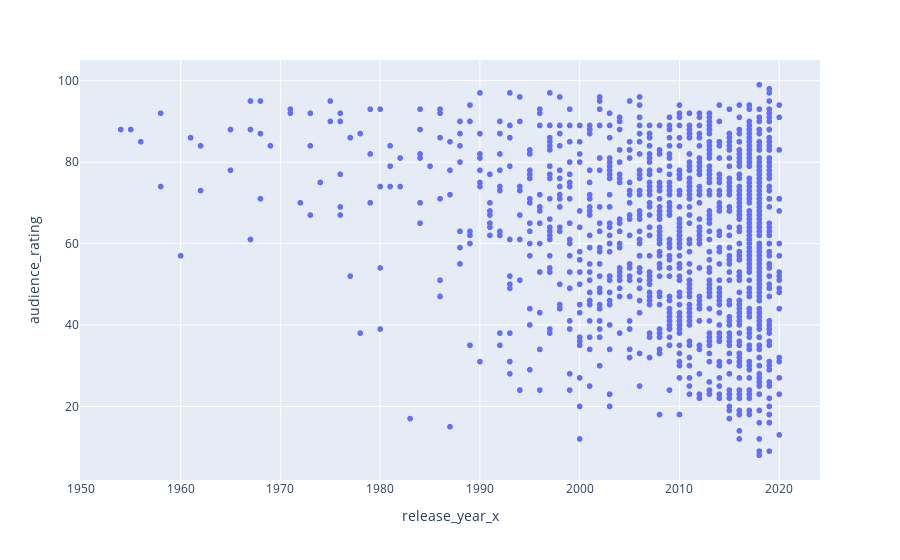
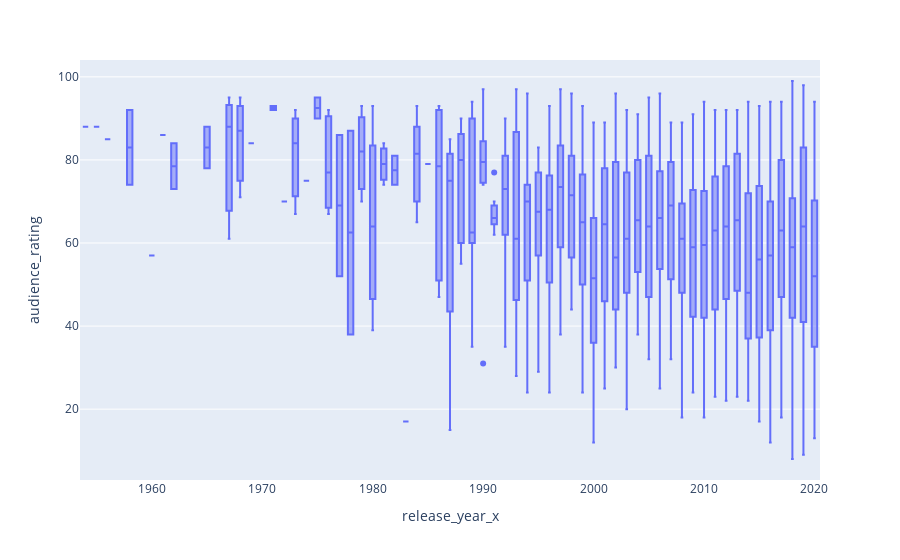

Here is the notebook cell these charts were saved with, in order:
### Code cell
scatter_fig = px.scatter(
  data_frame=audience_rating_df,
  y="audience_rating",
  x="release_year_x",
)

box_fig = px.box(
  data_frame=audience_rating_df,
  y="audience_rating",
  x="release_year_x",
)

scatter_fig.show()
box_fig.show()

movies_1971 = audience_rating_df[audience_rating_df["release_year_x" == 1971]]
print(movies_1971)

### Figure 1 — Plotly figure (JSON) as saved in the notebook; plotly's stock layout.template omitted (floating-point values rounded to 4 significant figures; data arrays with more than 128 entries replaced by an {"elided": "..."} marker saying what was removed)
{"data": [{"hovertemplate": "release_year_x=%{x}<br>audience_rating=%{y}<extra></extra>", "legendgroup": "", "marker": {"color": "#636efa", "symbol": "circle"}, "mode": "markers", "name": "", "showlegend": false, "type": "scattergl", "x": {"elided": "1278 int values"}, "xaxis": "x", "y": {"elided": "1278 int values"}, "yaxis": "y"}], "layout": {"legend": {"tracegroupgap": 0}, "margin": {"t": 60}, "xaxis": {"anchor": "y", "domain": [0, 1], "title": {"text": "release_year_x"}}, "yaxis": {"anchor": "x", "domain": [0, 1], "title": {"text": "audience_rating"}}}}

### Figure 2 — Plotly figure (JSON) as saved in the notebook; plotly's stock layout.template omitted (floating-point values rounded to 4 significant figures; data arrays with more than 128 entries replaced by an {"elided": "..."} marker saying what was removed)
{"data": [{"alignmentgroup": "True", "hovertemplate": "release_year_x=%{x}<br>audience_rating=%{y}<extra></extra>", "legendgroup": "", "marker": {"color": "#636efa"}, "name": "", "notched": false, "offsetgroup": "", "orientation": "v", "showlegend": false, "type": "box", "x": {"elided": "1278 int values"}, "x0": " ", "xaxis": "x", "y": {"elided": "1278 int values"}, "y0": " ", "yaxis": "y"}], "layout": {"boxmode": "group", "legend": {"tracegroupgap": 0}, "margin": {"t": 60}, "xaxis": {"anchor": "y", "domain": [0, 1], "title": {"text": "release_year_x"}}, "yaxis": {"anchor": "x", "domain": [0, 1], "title": {"text": "audience_rating"}}}}
